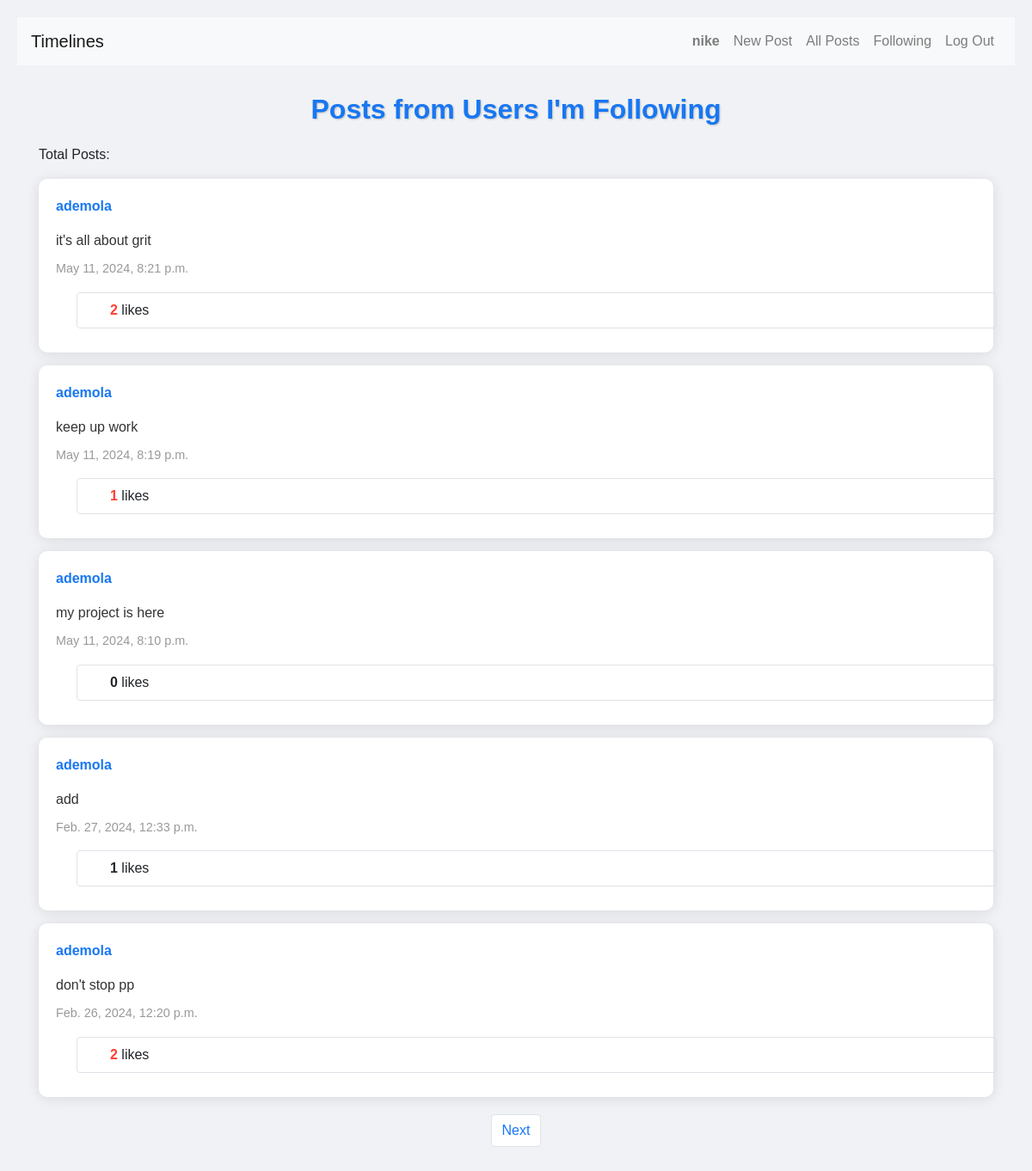
The page /followingfunc (signed in) on the database its author committed.
### network/models.py (models this page shows)
class User(AbstractUser):
    pass

class Post(models.Model):
    id = models.AutoField(primary_key=True)
    user = models.ForeignKey(User, on_delete=models.CASCADE, related_name="post")
    post = models.CharField(max_length=300)
    timing = models.DateTimeField(auto_now_add=True)
    liked_by = models.ManyToManyField(User, symmetrical=False, blank=True, related_name="users_liked")
    def count_likes(self):
        return self.liked_by.count()
    class Meta:
        ordering = ['-timing']

### network/views.py (the view)
# urls.py: path("followingfunc", views.followingfunc, name="followingfunc"),
def followingfunc(request):
    currentuser = request.user.username
    following_users = Following.objects.get(owner=currentuser).follow.all()
    posts = []
    for user in following_users:
        user_posts = Post.objects.filter(user=user)
        posts.extend(list(user_posts))
    paginator = Paginator(posts, 5)
    page_number = request.GET.get('page')
    posts = paginator.get_page(page_number)
    return render(request, "network/following.html", {
        'posts': posts,
    })

### network/templates/network/following.html (shortened to what this page needs)
{% extends "network/layout.html" %}
{% block body %}
<h1 class="post-heading">
  <span class="animated-heading">Posts from Users I'm Following</span>
</h1>
<p class="total-posts">Total Posts: {{ posts.count }} </p>
<div class="writer-posts-container">
      {% for post in posts %}
          <div class="writer-post">
              <div class="post-div">
                  <a href="{% url 'profile' nm=post.user %}" class="writer-post-user-link">
                      <p class="writer-post-user">{{ post.user }}</p>
                  </a>
                  <p class="writer-post-content">{{ post.post }}</p>
                  <p class="writer-post-timing">{{ post.timing }}</p>
                  <div class="container border rounded mx-4 my-2">
                    <div class="row m-2">
                      <div class="col">
                        <span class="like-count-label {% if user in post.liked_by.all %}liked-post{% endif %}">{{ post.count_likes }}</span> likes
                      </div>
                    </div>
                  </div>
              </div>
          </div>
      {% endfor %}
</div>
<nav aria-label="Page navigation example">
    <ul class="pagination d-flex justify-content-center">
        {% if posts.has_next %}
          <li class="page-item"><a class="page-link" href="?page={{ posts.next_page_number }}">Next</a></li>
        {% endif %}
    </ul>
</nav>
{% endblock %}

### network/templates/network/layout.html (shortened to what this page needs)
{% load static %}
<!DOCTYPE html>
<html lang="en">
    <head>
        <link href="https://stackpath.bootstrapcdn.com/bootstrap/4.4.1/css/bootstrap.min.css" rel="stylesheet">
        <link href="{% static 'network/index.css' %}" rel="stylesheet">
    </head>
    <body>
        <nav class="navbar navbar-expand-lg navbar-light bg-light">
            <a class="navbar-brand" href="{% url 'index' %}">Timelines</a>
            <div class="collapse navbar-collapse" id="navbarNav">
                <ul class="navbar-nav ml-auto">
                    {% if user.is_authenticated %}
                        <li class="nav-item">
                            <a class="nav-link" href="{% url 'profile' nm=user.username  %}"><strong>{{ user.username }}</strong></a>
                        </li>
                        <li class="nav-item">
                            <a class="nav-link" href="{% url 'newpost' %}">New Post</a>
                        </li>
                    {% endif %}
                    <li class="nav-item">
                        <a class="nav-link" href="{% url 'index' %}">All Posts</a>
                    </li>
                    {% if user.is_authenticated %}
                        <li class="nav-item">
                            <a class="nav-link" href="{% url 'followingfunc' %}">Following</a>
                        </li>
                        <li class="nav-item">
                            <a class="nav-link" href="{% url 'logout' %}">Log Out</a>
                        </li>
                    {% endif %}
                </ul>
            </div>
        </nav>
        <div class="container mt-4">
            {% block body %}
            {% endblock %}
        </div>
    </body>
</html>

### network/static/network/index.css (style rules this page uses)
body { font-family: Arial, sans-serif; background-color: #f0f2f5; margin: 0; padding: 20px; }
.row { display: flex; flex-wrap: wrap; }
.like-count-label { font-weight: bold; }
.liked-post { color: #ff3e30; }
.pagination { margin: 20px 0; justify-content: center; }
.page-item .page-link { color: #1877F2; }
.animated-heading { display: inline-block; font-size: 2rem; color: #1877F2; transition: transform 0.3s ease, color 0.3s ease; }
.post-heading { text-align: center; margin-bottom: 20px; font-weight: bold; text-shadow: 1px 1px 2px rgba(0, 0, 0, 0.2); }
.writer-posts-container { display: flex; flex-direction: column; gap: 15px; }
.writer-post { background-color: #fff; border-radius: 10px; padding: 20px; box-shadow: 0 2px 15px rgba(0, 0, 0, 0.1); transition: transform 0.3s; }
.writer-post-user-link { text-decoration: none; }
.writer-post-user { font-weight: bold; color: #1877F2; }
.writer-post-content { font-size: 1rem; color: #333; margin: 10px 0; }
.writer-post-timing, .writer-post-likes { font-size: 0.9rem; color: #999; }

### rows shown on the page
User: username "nike"
Post: user "ademola", post "it's all about grit", timing "May 11, 2024, 8:21 p.m.", count_likes "2"
Post: user "ademola", post "keep up work", timing "May 11, 2024, 8:19 p.m.", count_likes "1"
Post: user "ademola", post "my project is here", timing "May 11, 2024, 8:10 p.m.", count_likes "0"
Post: user "ademola", post "add", timing "Feb. 27, 2024, 12:33 p.m.", count_likes "1"
Post: user "ademola", post "don't stop pp", timing "Feb. 26, 2024, 12:20 p.m.", count_likes "2"
